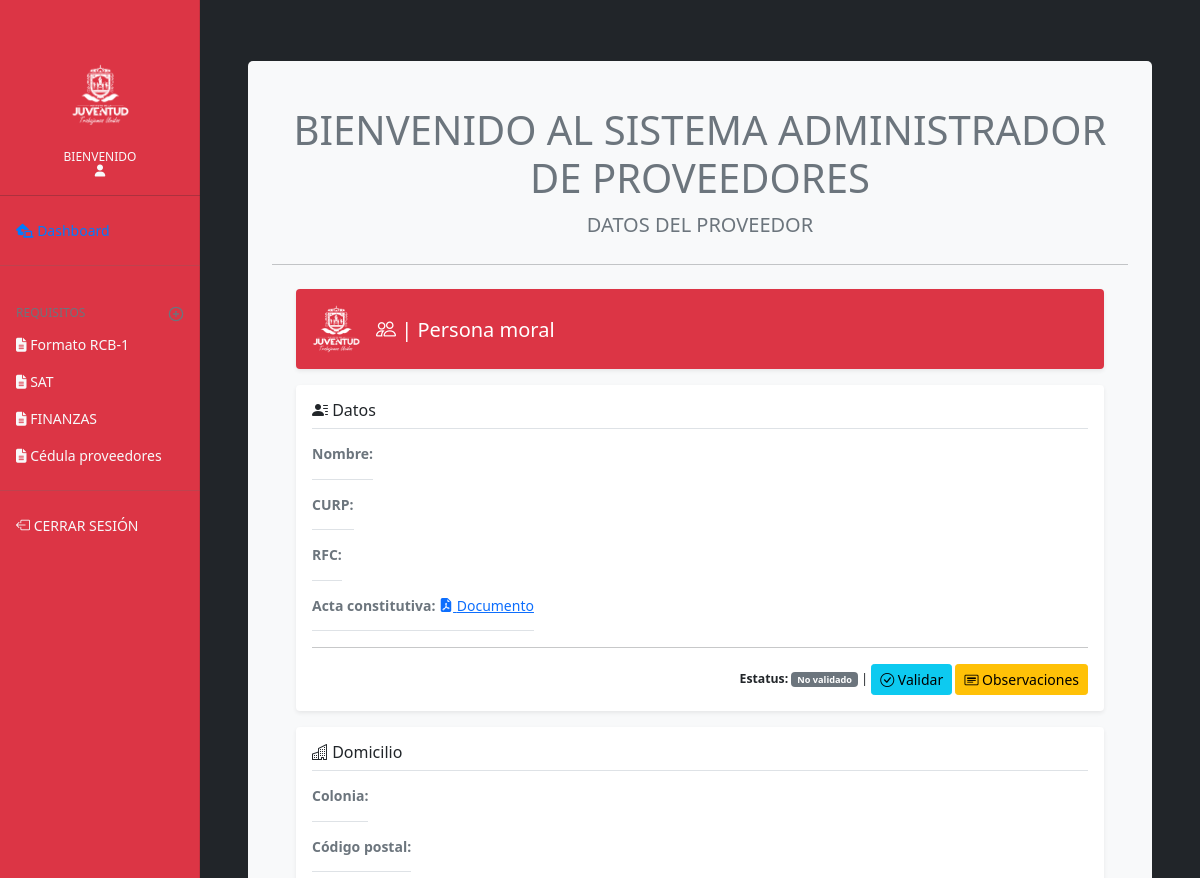
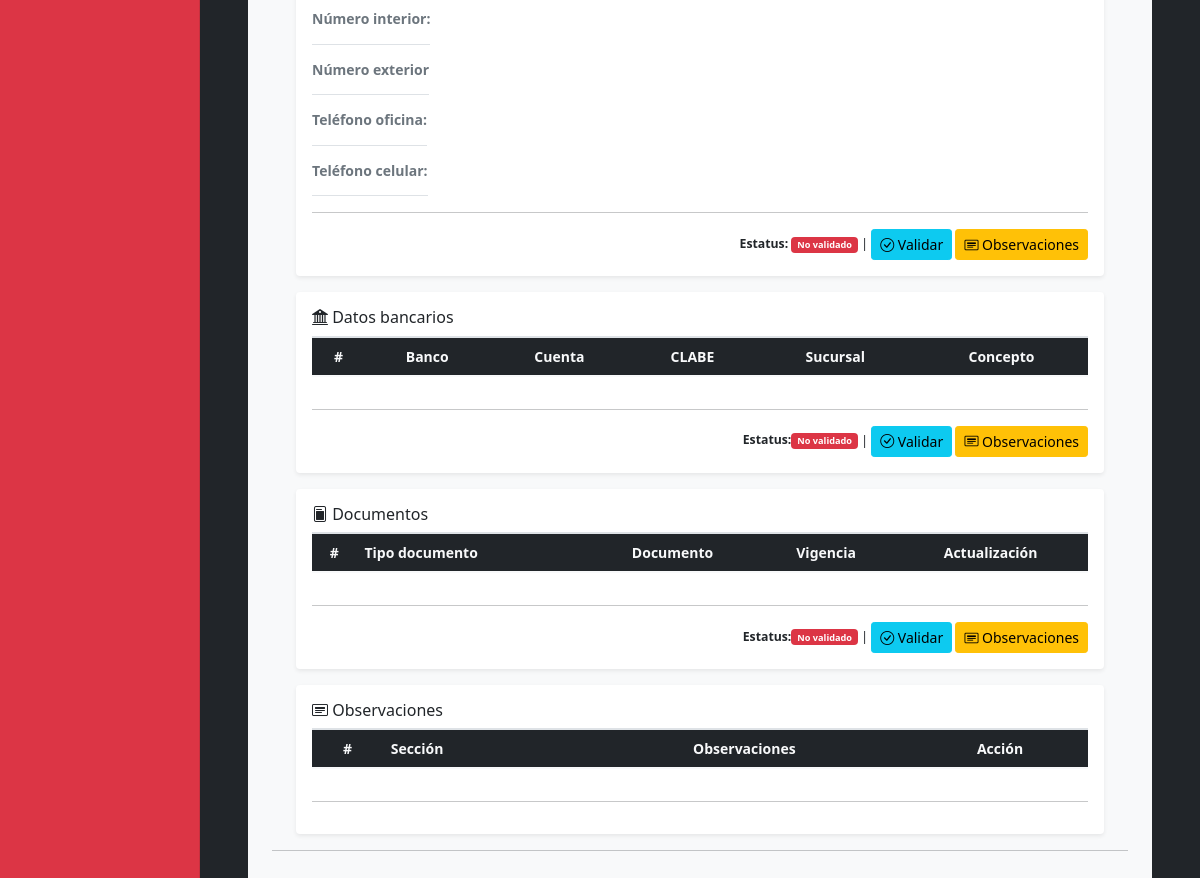
The page /admin/datos_proveedor.php?id=13 on the database as committed earlier (2 pictures, top to bottom).
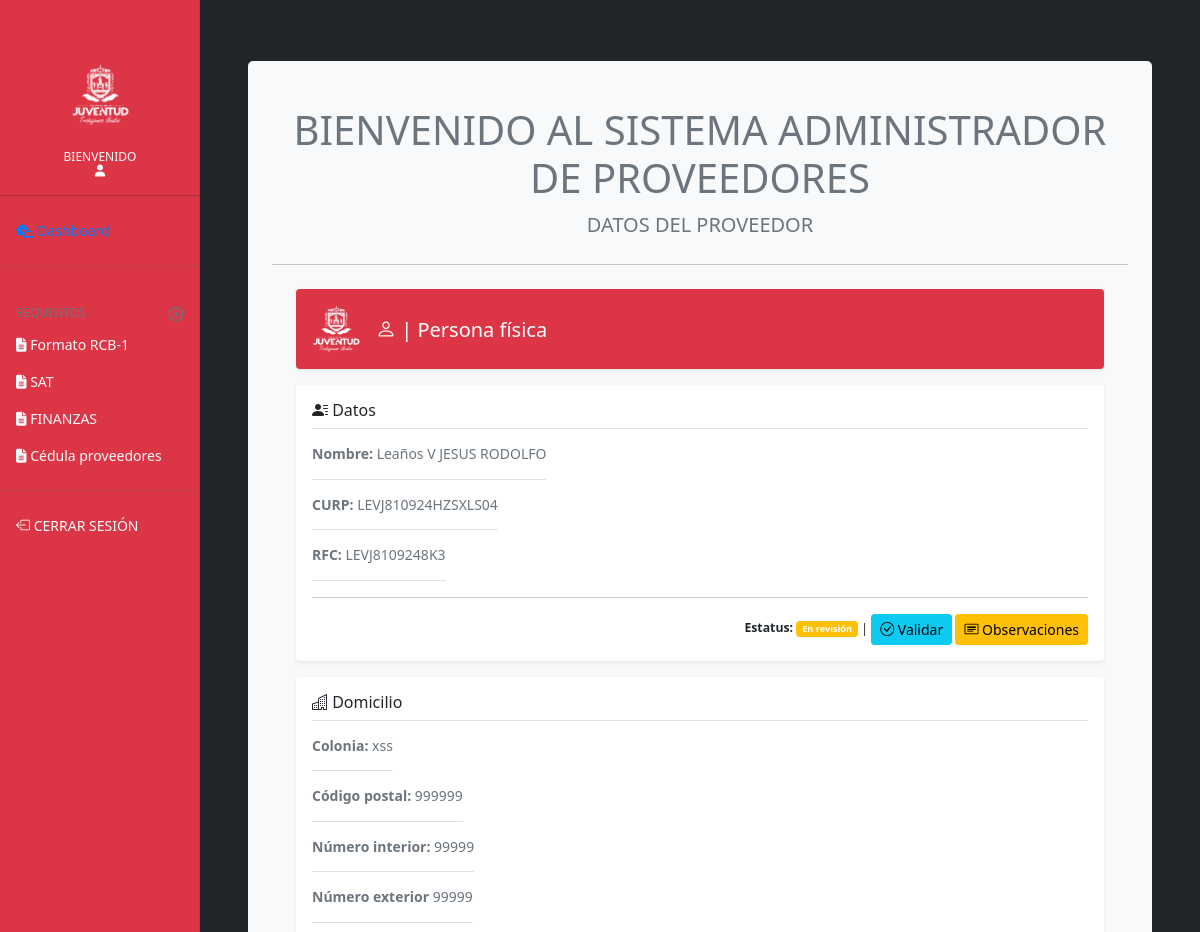
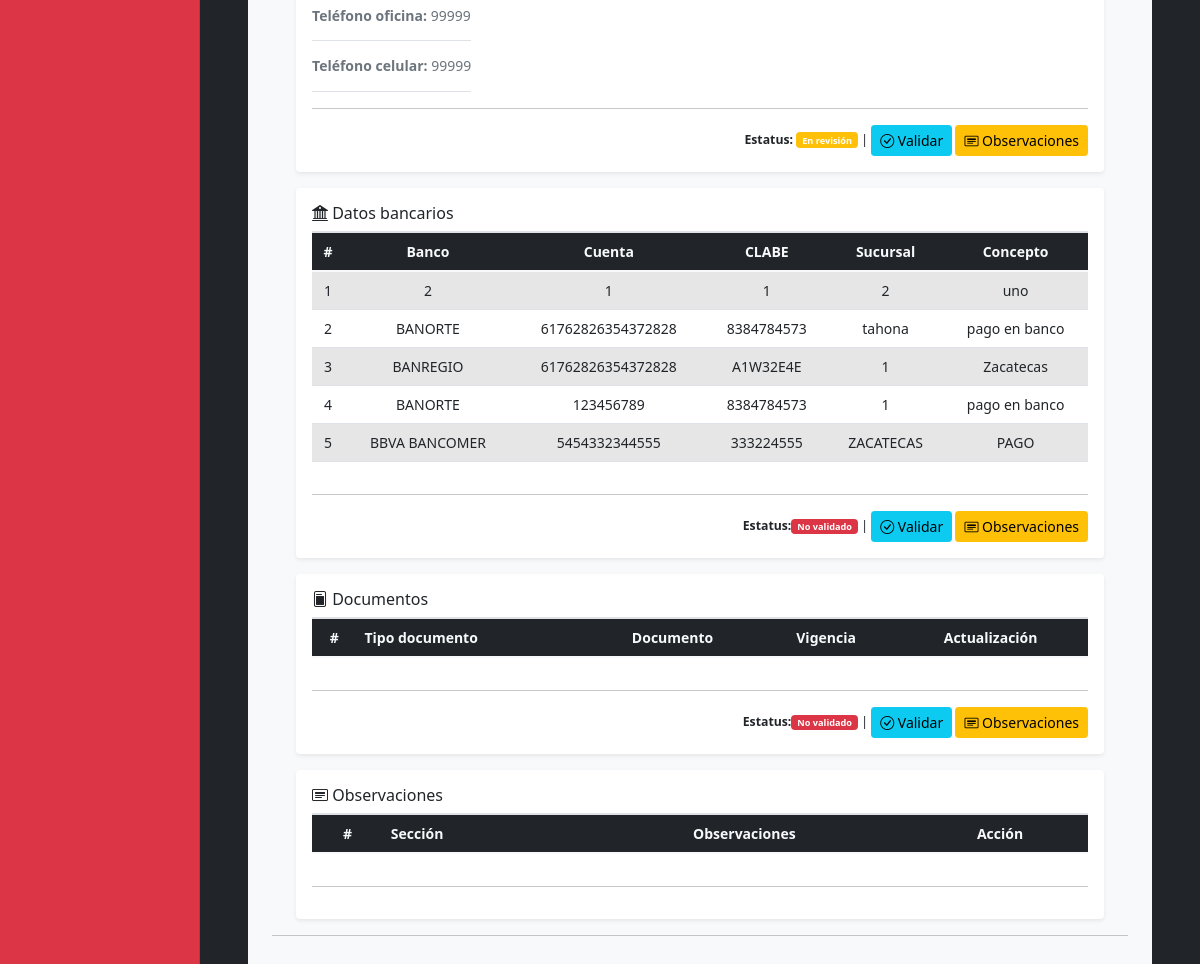
The same page on the database as committed later (2 pictures, top to bottom).
### tables this page shows
CREATE TABLE `datos` (
  `id` int(11) NOT NULL,
  `id_ext` int(11) NOT NULL,
  `fisc_apellido` varchar(100) NOT NULL,
  `fisc_nombre` varchar(70) NOT NULL,
  `fisc_curp` varchar(20) NOT NULL,
  `rfc` varchar(50) NOT NULL,
  `moral_razon` varchar(100) NOT NULL,
  `moral_denominacion` varchar(100) NOT NULL,
  `moral_archivo_acta` varchar(300) NOT NULL,
  `tipo_usr` int(11) NOT NULL,
  `validacion` int(11) NOT NULL
);

CREATE TABLE `direccion` (
  `id` int(11) NOT NULL,
  `id_ext` int(11) NOT NULL,
  `colonia` varchar(100) NOT NULL,
  `cp` int(11) NOT NULL,
  `n_int` varchar(10) NOT NULL,
  `n_ext` varchar(10) NOT NULL,
  `email` varchar(30) NOT NULL,
  `tel_of` int(11) NOT NULL,
  `tel_cel` int(11) NOT NULL,
  `validacion` int(11) NOT NULL
);

CREATE TABLE `banco` (
  `id` int(11) NOT NULL,
  `banco` varchar(100) NOT NULL,
  `no_cuenta` varchar(100) NOT NULL,
  `no_clabe` varchar(100) NOT NULL,
  `sucursal` varchar(100) NOT NULL,
  `concepto` varchar(200) NOT NULL,
  `id_ext` int(11) NOT NULL,
  `validacion` int(11) NOT NULL
);

### admin/datos_proveedor.php (the view, shortened to what the changed rows need)
<?php
include('prcd/conn.php');
?>
<!doctype html>
<html lang="es">
  <head>
    <link rel="stylesheet" href="https://cdn.jsdelivr.net/npm/bootstrap-icons@1.5.0/font/bootstrap-icons.css">
    <link href="css/bootstrap.css" rel="stylesheet">
    <link href="assets/dist/css/bootstrap.min.css" rel="stylesheet">
    <link href="css/offcanvas.css" rel="stylesheet">
    <link href="css/dashboard.css" rel="stylesheet">
  </head>
  <body class="bg-dark">
<div class="container-fluid">
  <div class="row">
    <main role="main" class="col-md-9 ml-sm-auto col-lg-10 px-md-4 bg-dark" style="background-color:#eaeef4; height:100%;">
              <?php
                $id_proveedor = $_REQUEST['id'];
                $consulta_proveedor = "SELECT * FROM datos WHERE id_ext = $id_proveedor";
                $resultado_consulta_proveedor= $conn->query($consulta_proveedor);
                $row_consulta_proveedor = $resultado_consulta_proveedor->fetch_assoc();
                $consulta_domicilio = "SELECT * FROM direccion WHERE id_ext = $id_proveedor";
                $resultado_consulta_domicilio= $conn->query($consulta_domicilio);
                $row_consulta_domicilio = $resultado_consulta_domicilio->fetch_assoc();
                $consulta_banco = "SELECT * FROM banco WHERE id_ext = $id_proveedor";
                $resultado_consulta_banco= $conn->query($consulta_banco);
                $consulta_validacion01 ="SELECT * FROM validacion WHERE id_ext = '$id_proveedor' AND tipo = 1";
                $resultado_consulta_validacion01= $conn->query($consulta_validacion01);
                $row_consulta_validacion01 = $resultado_consulta_validacion01->fetch_assoc();
                $consulta_validacion02 ="SELECT * FROM validacion WHERE id_ext = '$id_proveedor' AND tipo = 2";
                $resultado_consulta_validacion02= $conn->query($consulta_validacion02);
                $row_consulta_validacion02 = $resultado_consulta_validacion02->fetch_assoc();
              ?>
    <div class="container-fluid" style="max-height: 100%;">
      <div class="jumbotron jumbotron-fluid" style="background-color:#f8f9fa; width:100%;border-radius:5px;  margin-top:0%; padding-top:45px; ">
        <div class="container-fluid">
          <h1 class="h1 text-secondary text-center">BIENVENIDO AL SISTEMA ADMINISTRADOR DE PROVEEDORES</h1>
          <main class="container">
            <div class="d-flex align-items-center p-3 my-3 text-white bg-purple rounded shadow-sm bg-danger">
              <div class="lh-1">
                <?php
                    if($row_consulta_proveedor['tipo_usr'] == 1){
                        echo '<h1 class="h6 mb-0 text-white lh-1 lead"><i class="bi bi-person"></i> | Persona física</h1>';
                    }
                    else{
                        echo '<h1 class="h6 mb-0 text-white lh-1 lead"><i class="bi bi-people"></i> | Persona moral</h1>';
                    }
                ?>
              </div>
            </div>
            <div class="my-3 p-3 bg-body rounded shadow-sm">
                    <?php
                        if($row_consulta_proveedor['tipo_usr'] == 1){
                            echo '<div class="d-flex text-muted pt-3">';
                            echo '<p class="pb-3 mb-0 lh-sm border-bottom">';
                            echo '<strong>Nombre: </strong>'.$row_consulta_proveedor["fisc_apellido"].' '.$row_consulta_proveedor["fisc_nombre"];
                            echo '</p>';
                            echo '</div>';
                            echo '<div class="d-flex text-muted pt-3">';
                            echo '<p class="pb-3 mb-0 lh-sm border-bottom">';
                            echo '<strong>CURP: </strong>'.$row_consulta_proveedor["fisc_curp"];
                            echo '</p>';
                            echo '</div>';
                            echo '<div class="d-flex text-muted pt-3">';
                            echo '<p class="pb-3 mb-0 lh-sm border-bottom">';
                            echo '<strong>RFC: </strong>'.$row_consulta_proveedor["rfc"];
                            echo '</p>';
                            echo '</div>';
                        }
                        else{
                            echo '<div class="d-flex text-muted pt-3">';
                            echo '<p class="pb-3 mb-0 lh-sm border-bottom">';
                            echo '<strong>Nombre: </strong>'.$row_consulta_proveedor["fisc_apellido"].' '.$row_consulta_proveedor["moral_razon"];
                            echo '</p>';
                            echo '</div>';
                            echo '<div class="d-flex text-muted pt-3">';
                            echo '<p class="pb-3 mb-0 lh-sm border-bottom">';
                            echo '<strong>CURP: </strong>'.$row_consulta_proveedor["moral_denominacion"];
                            echo '</p>';
                            echo '</div>';
                            echo '<div class="d-flex text-muted pt-3">';
                            echo '<p class="pb-3 mb-0 lh-sm border-bottom">';
                            echo '<strong>RFC: </strong>'.$row_consulta_proveedor["rfc"];
                            echo '</p>';
                            echo '</div>';
                            echo '<div class="d-flex text-muted pt-3">';
                            echo '<p class="pb-3 mb-0 lh-sm border-bottom">';
                            echo '<strong>Acta constitutiva: </strong> <a href="../dashboard/'.$row_consulta_proveedor["moral_archivo_acta"].'" target="_blank"><i class="bi bi-file-earmark-pdf-fill"></i> Documento </a>';
                            echo '</p>';
                            echo '</div>';
                        }
                    ?>
                <small class="d-block text-end mt-3"><span><strong> Estatus:</strong>
                <?php
                  if($row_consulta_validacion01['validacion'] == 0){
                    echo '<span class="badge bg-secondary">No validado</span>';
                  }
                  elseif($row_consulta_validacion01['validacion'] == 1){
                    echo '<span class="badge bg-warning">En revisión</span>';
                  }
                  elseif($row_consulta_validacion01['validacion'] == 2){
                    echo '<span class="badge bg-primary">Validado</span>';
                  }
                ?>
                </span> |
              </small>
            </div>
            <div class="my-3 p-3 bg-body rounded shadow-sm">
                <?php
                    echo '<div class="d-flex text-muted pt-3">';
                    echo '<p class="pb-3 mb-0 lh-sm border-bottom">';
                    echo '<strong>Colonia: </strong>'.$row_consulta_domicilio["colonia"];
                    echo '</p>';
                    echo '</div>';
                    echo '<div class="d-flex text-muted pt-3">';
                    echo '<p class="pb-3 mb-0 lh-sm border-bottom">';
                    echo '<strong>Código postal: </strong>'.$row_consulta_domicilio["cp"];
                    echo '</p>';
                    echo '</div>';
                    echo '<div class="d-flex text-muted pt-3">';
                    echo '<p class="pb-3 mb-0 lh-sm border-bottom">';
                    echo '<strong>Número interior: </strong>'.$row_consulta_domicilio["n_int"];
                    echo '</p>';
                    echo '</div>';
                    echo '<div class="d-flex text-muted pt-3">';
                    echo '<p class="pb-3 mb-0 lh-sm border-bottom">';
                    echo '<strong>Número exterior </strong>'.$row_consulta_domicilio["n_ext"];
                    echo '</p>';
                    echo '</div>';
                    echo '<div class="d-flex text-muted pt-3">';
                    echo '<p class="pb-3 mb-0 lh-sm border-bottom">';
                    echo '<strong>Teléfono oficina: </strong>'.$row_consulta_domicilio["tel_of"];
                    echo '</p>';
                    echo '</div>';
                    echo '<div class="d-flex text-muted pt-3">';
                    echo '<p class="pb-3 mb-0 lh-sm border-bottom">';
                    echo '<strong>Teléfono celular: </strong>'.$row_consulta_domicilio["tel_cel"];
                    echo '</p>';
                    echo '</div>';
                ?>
                <small class="d-block text-end mt-3"><span><strong> Estatus: </strong><?php
                  if($row_consulta_validacion02['validacion'] == 0){
                    echo '<span class="badge bg-danger">No validado</span>';
                  }
                  elseif($row_consulta_validacion02['validacion'] == 1){
                    echo '<span class="badge bg-warning">En revisión</span>';
                  }
                  elseif($row_consulta_validacion02['validacion'] == 2){
                    echo '<span class="badge bg-primary">Validado</span>';
                  }
                ?>
                </span> |
              </small>
            </div>
            <div class="my-3 p-3 bg-body rounded shadow-sm">
                <div class="table-responsive">
                    <table class="table table-striped align-middle table-hover text-center">
                        <thead class="bg-dark text-light">
                            <tr>
                            <th scope="col">#</th>
                            <th scope="col">Banco</th>
                            <th scope="col">Cuenta</th>
                            <th scope="col">CLABE</th>
                            <th scope="col">Sucursal</th>
                            <th scope="col">Concepto</th>
                            </tr>
                        </thead>
                        <tbody>
                            <?php
                            $num = 0;
                            while($row_consulta_banco = $resultado_consulta_banco->fetch_assoc()){
                                $num ++;
                                echo '<tr>';
                                echo '<td>'.$num.'</td>';
                                echo '<td>'.$row_consulta_banco["banco"].'</td>';
                                echo '<td>'.$row_consulta_banco["no_cuenta"].'</td>';
                                echo '<td>'.$row_consulta_banco["no_clabe"].'</td>';
                                echo '<td>'.$row_consulta_banco["sucursal"].'</td>';
                                echo '<td>'.$row_consulta_banco["concepto"].'</td>';
                                echo '</tr>';
                            }
                            ?>
                        </tbody>
                    </table>
                </div>
            </div>
            <div class="my-3 p-3 bg-body rounded shadow-sm">
                <div class="table-responsive">
                    <table class="table table-striped align-middle table-hover">
                        <thead class="bg-dark text-light">
                            <tr>
                            <th class="text-center">#</th>
                            <th>Tipo documento</th>
                            <th class="text-center">Documento</th>
                            <th class="text-center">Vigencia</th>
                            <th class="text-center">Actualización</th>
                            </tr>
                        </thead>
                    </table>
                </div>
            </div>
            <div class="my-3 p-3 bg-body rounded shadow-sm">
                <div class="table-responsive">
                    <table class="table table-striped align-middle table-hover">
                        <thead class="bg-dark text-light">
                            <tr>
                              <th class="text-center">#</th>
                              <th>Sección</th>
                              <th class="text-center">Observaciones</th>
                              <th class="text-center">Acción</th>
                            </tr>
                        </thead>
                    </table>
                </div>
            </div>
          </main>
        </div>
        </div>
    </div>
    </main>
  </div>
</div>
        <script src="css/dashboard.js"></script></body>
</html>

Rows that differ between the two databases and show on the page:
added datos: fisc_apellido "Leaños V", fisc_nombre "JESUS RODOLFO", fisc_curp "LEVJ810924HZSXLS04", rfc "LEVJ8109248K3"
added direccion: colonia "xss", cp "999999", n_int "99999", n_ext "99999", tel_of "99999", tel_cel "99999"
added banco: banco "2", no_cuenta "1", no_clabe "1", sucursal "2", concepto "uno"
added banco: banco "BANORTE", no_cuenta "61762826354372828", no_clabe "8384784573", sucursal "tahona", concepto "pago en banco"
added banco: banco "BANREGIO", no_cuenta "61762826354372828", no_clabe "A1W32E4E", sucursal "1", concepto "Zacatecas"
added banco: banco "BANORTE", no_cuenta "123456789", no_clabe "8384784573", sucursal "1", concepto "pago en banco"
added banco: banco "BBVA BANCOMER", no_cuenta "5454332344555", no_clabe "333224555", sucursal "ZACATECAS", concepto "PAGO"
Other text that changed with them:
text no longer shown: "| Persona moral Acta constitutiva: Documento No validado No validado"
text now shown: "| Persona física En revisión En revisión"
